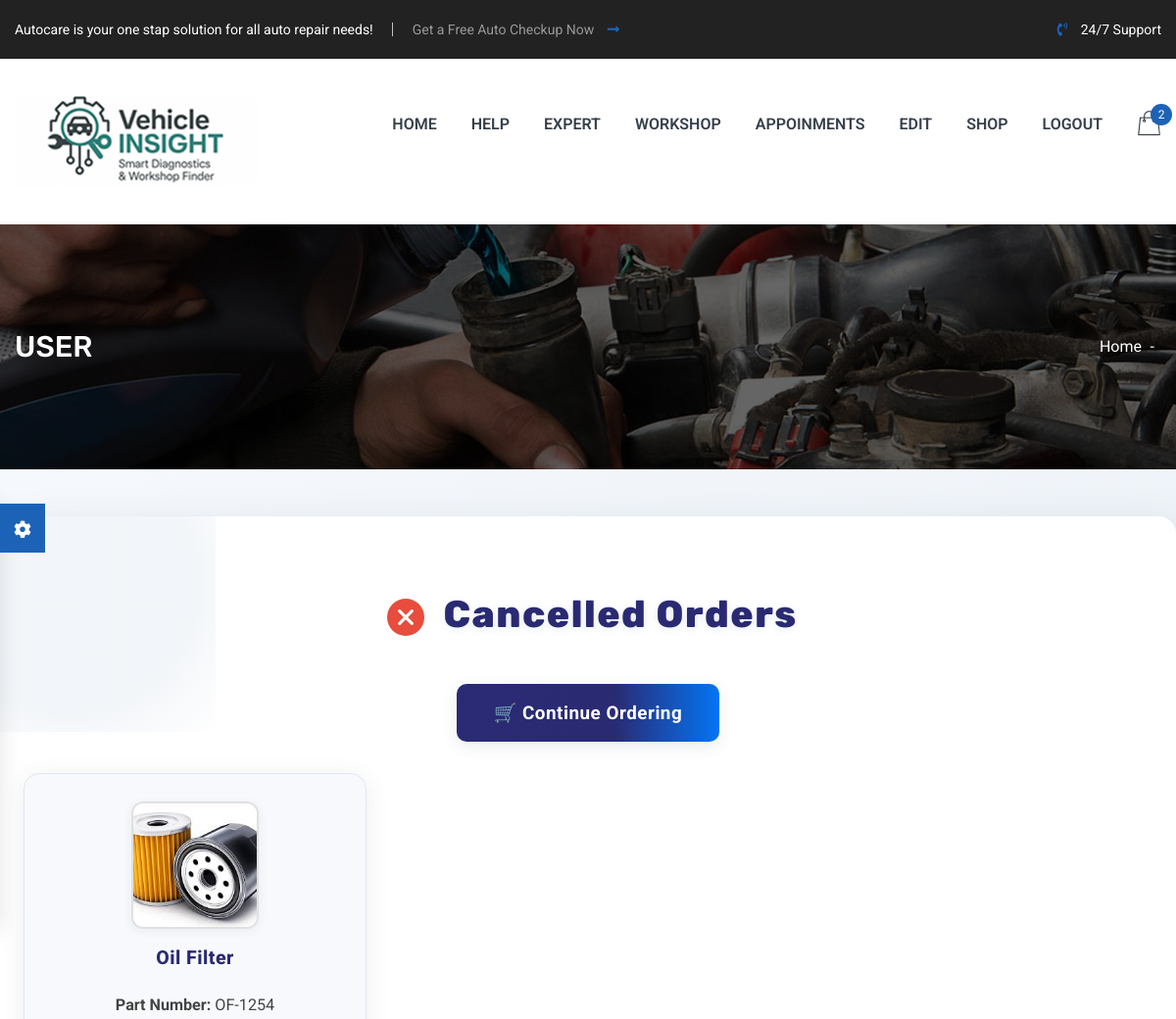
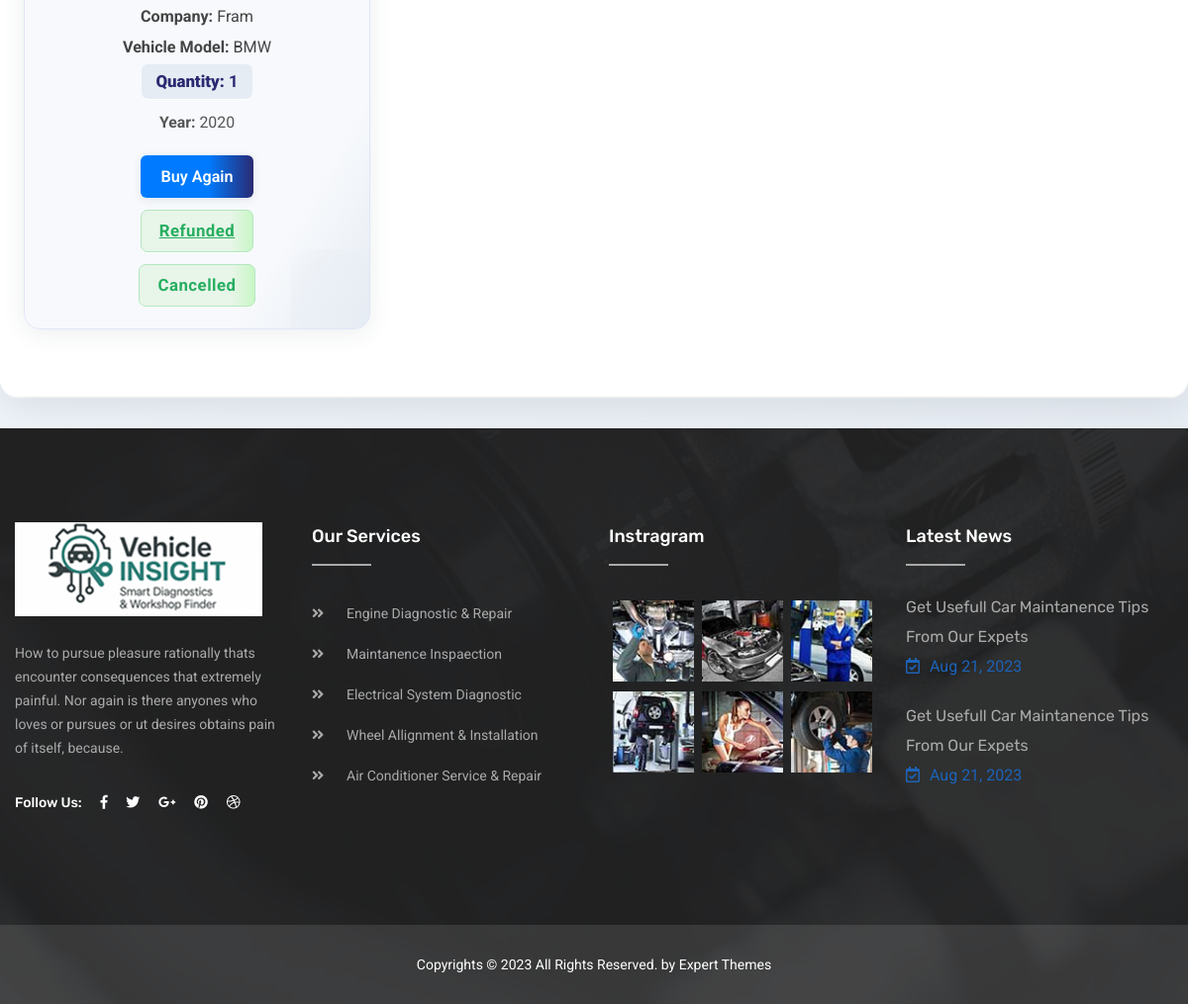
The page /canceldetails (signed in) on the database its author committed (2 pictures, top to bottom).
### appnew/models.py (models this page shows)
class order(models.Model):
    order_date = models.DateTimeField(auto_now_add=True)
    part_id=models.ForeignKey(parts, on_delete=models.CASCADE)
    order_user = models.ForeignKey(Users, on_delete=models.CASCADE)
    order_quantity=models.IntegerField(default=1)
    payment_status=models.CharField(max_length=1,default=0)
    cancel_status=models.CharField(max_length=1,default=0)
    refund_status=models.CharField(max_length=1,default=0)
    payment_mode=models.CharField(max_length=100,default=0)
    order_status=models.CharField(max_length=1,default=0)

class parts(models.Model):
    part_name = models.CharField(max_length=100)
    part_number = models.CharField(max_length=100)
    company = models.CharField(max_length=100)
    vehicle_model = models.CharField(max_length=100)
    stock = models.IntegerField(default=0)
    part_year = models.CharField(max_length=100)
    part_price = models.DecimalField(max_digits=10, decimal_places=2)
    part_image = models.ImageField(upload_to='parts_images/')

### appnew/views.py (the view)
# urls.py: path('canceldetails',views.canceldetails,name='canceldetails'),
def canceldetails(request):
    if 'userid' not in request.session:
        return redirect('userlogin')
    log=request.session.get('userid')
    logid=get_object_or_404(Users,userid=log)
    items= order.objects.filter(order_user=logid , cancel_status='1').order_by('-order_date')
    return render(request,'cancelproduct.html',{'items': items})

### appnew/templates/cancelproduct.html (shortened to what this page needs)
{% extends "userheader.html" %}
{% block content %}
<div class="cancel-container">
  <h3>
      <svg width="38" height="38" viewBox="0 0 24 24" fill="none" style="vertical-align:middle; margin-right:10px;">
        <circle cx="12" cy="12" r="12" fill="#e74c3c"/>
        <path d="M8 8l8 8M16 8l-8 8" stroke="#fff" stroke-width="2" stroke-linecap="round"/>
      </svg>
    Cancelled Orders
  </h3>
  <a href="cartdetails" class="button-link">
    <span>&#128722; Continue Ordering</span>
  </a>
  <div class="cancel-grid">
    {% for item in items %}
    <div class="cancel-card">
      <img src="{{ item.part_id.part_image.url }}" alt="Part Image" class="cancel-image" />
      <div class="cancel-name">{{ item.part_id.part_name }}</div>
      <div class="cancel-info"><strong>Part Number:</strong> {{ item.part_id.part_number }}</div>
      <div class="cancel-info"><strong>Company:</strong> {{ item.part_id.company }}</div>
      <div class="cancel-info"><strong>Vehicle Model:</strong> {{ item.part_id.vehicle_model }}</div>
      <div class="cancel-qty"><strong>Quantity:</strong> {{ item.order_quantity }}</div>
      <div class="cancel-year"><strong>Year:</strong> {{ item.part_id.part_year }}</div>
      <div class="cancel-actions">
        <a href="{% url 'orderforparts' item.part_id.id %}">Buy Again</a>
      </div>
      <div class="refund-status {% if item.refund_status == '1' %}refunded{% else %}pending{% endif %}">
        {% if item.refund_status == '1' %}
          <a href="{% url 'refund_receiptuser' item.id %}">Refunded</a>
        {% else %}
          Pending Refund
        {% endif %}
      </div>
      <div class="cancel-status {% if item.cancel_status == '1' %}cancelled{% else %}pending{% endif %}">
        {% if item.cancel_status == '1' %}
          Cancelled
        {% else %}
          Pending Cancellation
        {% endif %}
      </div>
    </div>
    {% empty %}
    <div class="no-data">No cancelled parts found.</div>
    {% endfor %}
  </div>
</div>
{% endblock %}

### appnew/templates/cancelproduct.html (style rules this page uses)
body { font-family: 'Roboto', sans-serif; background: linear-gradient(135deg, #f8fbff 0%, #e6ecf3 100%); margin: 0; padding: 0; color: #333; min-height: 100vh; }
h3 { text-align: center; color: #2a2a72; margin-top: 32px; font-size: 2.4rem; font-weight: 800; letter-spacing: 1.5px; text-shadow: 0 2px 10px #e6ecf3, 0 1px 0 #fff; position: relative; z-index: 2; }
.cancel-container { max-width: 1250px; margin: 48px auto 32px auto; background: rgba(255,255,255,0.98); border-radius: 18px; box-shadow: 0 10px 40px rgba(44,62,80,0.13), 0 1.5px 0 #fff; padding: 38px 24px 48px 24px; position: relative; overflow: hidden; }
.cancel-container:before { content: ""; position: absolute; left: -80px; top: -80px; width: 300px; height: 300px; background: radial-gradient(circle, #e6ecf3 60%, transparent 100%); z-index: 0; opacity: 0.5; }
.cancel-grid { display: flex; flex-wrap: wrap; gap: 36px; justify-content: flex-start; margin-top: 32px; animation: fadeIn 1.2s; z-index: 2; position: relative; }
.cancel-card { background: linear-gradient(120deg, #f7f9fc 80%, #e6ecf3 100%); border-radius: 16px; box-shadow: 0 4px 24px rgba(44,62,80,0.09), 0 1px 0 #fff; width: 350px; padding: 28px 22px 22px 22px; display: flex; flex-direction: column; align-items: center; position: relative; transition: box-shadow 0.25s, transform 0.22s; margin-bottom: 20px; border: 1.5px solid #e0e6f7; overflow: hidden; }
.cancel-card:before { content: ""; position: absolute; right: -40px; bottom: -40px; width: 120px; height: 120px; background: radial-gradient(circle, #e6ecf3 60%, transparent 100%); z-index: 0; opacity: 0.4; }
.cancel-image { width: 130px; height: 130px; object-fit: cover; border-radius: 12px; background: linear-gradient(135deg, #f2f2f2 80%, #e6ecf3 100%); margin-bottom: 16px; border: 2.5px solid #e0e0e0; box-shadow: 0 2px 10px rgba(44,62,80,0.07); z-index: 1; }
.cancel-name { font-size: 1.22rem; font-weight: 800; color: #2a2a72; margin-bottom: 8px; text-align: center; min-height: 40px; letter-spacing: 0.5px; text-shadow: 0 1px 0 #fff; }
.cancel-info { font-size: 1.01rem; color: #444; margin-bottom: 4px; text-align: center; z-index: 1; }
.cancel-year { font-size: 0.99rem; color: #555; margin-bottom: 6px; }
.cancel-qty { font-size: 1.05rem; color: #2a2a72; margin-bottom: 10px; font-weight: 700; background: #e6ecf3; padding: 4px 14px; border-radius: 6px; box-shadow: 0 1px 0 #fff; }
.cancel-status, .refund-status { font-weight: 700; margin-top: 12px; font-size: 1.05rem; padding: 7px 18px; border-radius: 7px; display: inline-block; text-align: center; letter-spacing: 0.5px; box-shadow: 0 1px 0 #fff; z-index: 1; }
.cancel-status.cancelled { background: linear-gradient(90deg, #e8f5e9 80%, #c8f7c5 100%); color: #27ae60; border: 1.5px solid #b2e6c1; }
.refund-status.refunded { background: linear-gradient(90deg, #e8f5e9 80%, #c8f7c5 100%); color: #27ae60; border: 1.5px solid #b2e6c1; }
.refund-status a { color: #27ae60; text-decoration: underline; font-weight: 700; }
.cancel-actions { margin-top: 14px; display: flex; gap: 12px; flex-wrap: wrap; justify-content: center; z-index: 1; }
.cancel-actions a { background: linear-gradient(90deg, #007BFF 60%, #2a2a72 100%); color: white; padding: 8px 20px; border-radius: 6px; text-decoration: none; font-weight: 600; font-size: 1.01rem; transition: background 0.3s, box-shadow 0.2s; display: inline-block; box-shadow: 0 2px 8px rgba(44,62,80,0.10); border: none; outline: none; }
.button-link { display: block; width: fit-content; margin: 40px auto 0 auto; background: linear-gradient(90deg, #2a2a72 60%, #007BFF 100%); color: white; padding: 16px 38px; text-decoration: none; border-radius: 10px; font-weight: 700; font-size: 1.18rem; transition: background 0.3s, box-shadow 0.2s; box-shadow: 0 4px 16px rgba(44,62,80,0.10); position: relative; overflow: hidden; letter-spacing: 0.5px; }
.button-link span { position: relative; z-index: 2; }
.button-link::after { content: ""; position: absolute; left: 0; top: 0; width: 100%; height: 100%; background: linear-gradient(90deg,#007BFF22 0%,#2a2a72 100%); opacity: 0.08; z-index: 1; }

### rows shown on the page
order: part_id.part_image (picture), part_id.part_name "Oil Filter", part_id.part_number "OF-1254", part_id.company "Fram", part_id.vehicle_model "BMW", order_quantity "1", part_id.part_year "2020", refund_status "Refunded", cancel_status "Cancelled"
